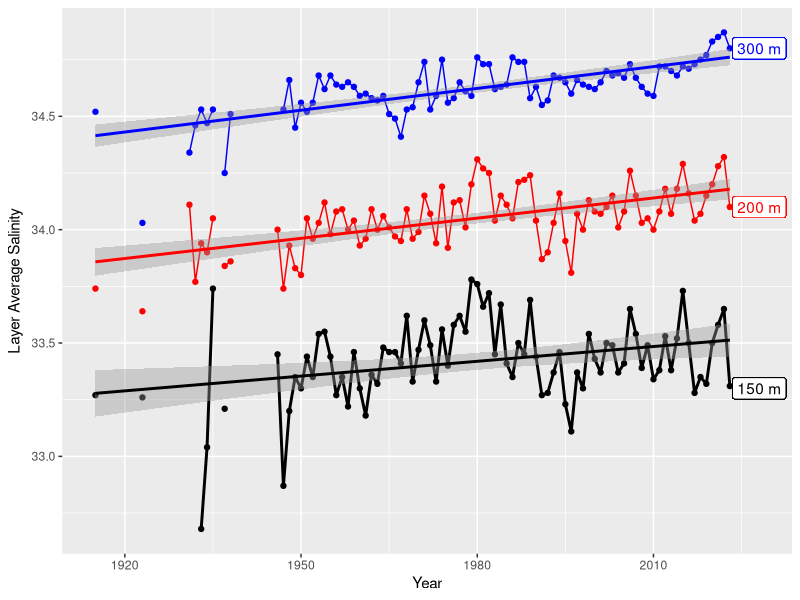

The R source for this figure:
library(tidyverse)
#library(patchwork)

Sal <- read.table("GSL_S.dat", header = TRUE, sep = "", col.names = c("Year", "D150m", "D200m", "D250m", "D300m"))

ggpS <- ggplot(Sal) + geom_line(aes(x=Year, y=D150m), color = "black", linewidth = 1.0) +
  geom_point(aes(x=Year, y=D150m), color = "black") +
  geom_smooth(aes(x=Year, y=D150m), method = "lm", se = TRUE, color = "black") +
  geom_label(aes(x=2028, y=33.3, label = "150 m"), color = "black")
ggpS <- ggpS + geom_line(aes(x=Year, y=D200m), color = "red")  +
  geom_point(aes(x=Year, y=D200m), color = "red")  +
  geom_smooth(aes(x=Year, y=D200m), method = "lm", se = TRUE, color = "red") +
  geom_label(aes(x=2028, y=34.1, label = "200 m"), color = "red")
ggpS <- ggpS + geom_line(aes(x=Year, y=D300m), color = "blue") +
  geom_point(aes(x=Year, y=D300m), color = "blue") +
  geom_smooth(aes(x=Year, y=D300m), method = "lm", se = TRUE, color = "blue") +
  geom_label(aes(x=2028, y=34.8, label = "300 m"), color = "blue")
ggpS <- ggpS + ylab(expression("Layer Average Salinity")) + xlab("Year")

# fit a linear model to the anomaly data
model_150 <- lm(Sal$D150m ~ Sal$Year)
# estimate the 95% confidence interval
confidence_95_150 <- confint(model_150, level = 0.95)
# fit a linear model to the anomaly data
model_200 <- lm(Sal$D200m ~ Sal$Year)
# estimate the 95% confidence interval
confidence_95_200 <- confint(model_200, level = 0.95)
# fit a linear model to the anomaly data
model_300 <- lm(Sal$D300m ~ Sal$Year)
# estimate the 95% confidence interval
confidence_95_300 <- confint(model_300, level = 0.95)


# ggsave("GSL.png", scale = 1)
ggsave("GSL_S_with_lm.png", width = 6, height = 3, units = "in", scale = 1.5, dpi = 1200)
